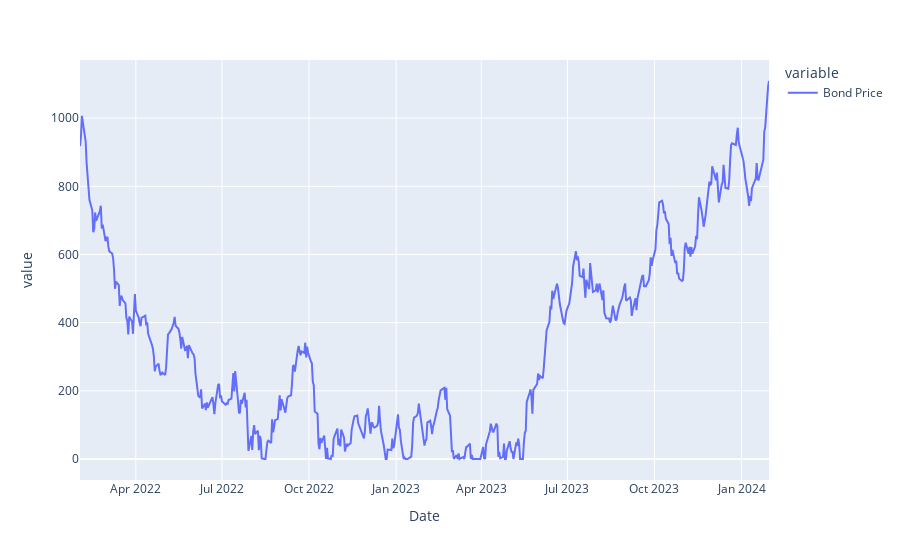

This figure's notebook cell:
### Code cell
# Simulate the bond price with an ideal seed: 1167

seeds = [865, 1002, 1008, 1002, 1008, 1131, 1167, 1172, 1931]
np.random.seed(seeds[0])

N = df_bond.shape[0]
exponent = 0.00000005

bond_diffs = df_bond["Bond Smooth Cummulative Payouts"].diff().fillna(0)
bond_std = np.std(df_bond["Bond Smooth Cummulative Payouts"]) / 3.0
bond_mean = np.mean(df_bond["Bond Smooth Cummulative Payouts"])
bond_influence = 0.3

stock_diffs = df_raw["Equity Risk"].diff().fillna(0)
stock_std = np.std(df_raw["Equity Risk"]) / 3.0
stock_mean = np.mean(df_raw["Equity Risk"])
stock_influence = 0.3


def decay_factor(date):
    days_to_maturity = (MATURITY_DATE - date).days
    decay = np.exp(-exponent * days_to_maturity)  # Exponential decay factor
    return decay

def growth_factor(date):
    days_to_maturity = (MATURITY_DATE - date).days
    growth = np.exp(exponent * days_to_maturity)  # Exponential growth factor
    return growth


bond_prices = []
prev_move = bond_purchase_price
for i in range(N):
    
    date = df_bond["Date"].iloc[i]
    decay = decay_factor(date)
    stock_random = np.random.normal(0, stock_std)
    stock_change = stock_diffs[i]
    stock_random_change = (stock_change + stock_random) * stock_influence * decay 

    growth = growth_factor(date)
    bond_random = np.random.normal(0, bond_std)
    bond_change = bond_diffs[i]
    bond_random_change = (bond_change + bond_random) * bond_influence * growth

    simulated_price = max(stock_random_change + bond_random_change + prev_move, 0.01)

    prev_move = simulated_price
    bond_prices.append(simulated_price)

df_raw["Bond Price"] = bond_prices
df_raw["Bond Price Normalized"] = df_raw["Bond Price"] / df_raw["Bond Price"].mean()
px.line(df_raw, x="Date", y=["Bond Price"])

### Figure 1 — Plotly figure (JSON) as saved in the notebook; plotly's stock layout.template omitted (floating-point values rounded to 4 significant figures; data arrays with more than 128 entries replaced by an {"elided": "..."} marker saying what was removed)
{"data": [{"hovertemplate": "variable=Bond Price<br>Date=%{x}<br>value=%{y}<extra></extra>", "legendgroup": "Bond Price", "line": {"color": "#636efa", "dash": "solid"}, "marker": {"symbol": "circle"}, "mode": "lines", "name": "Bond Price", "orientation": "v", "showlegend": true, "type": "scatter", "x": {"elided": "501 str values"}, "xaxis": "x", "y": {"elided": "501 float values"}, "yaxis": "y"}], "layout": {"autosize": true, "legend": {"title": {"text": "variable"}, "tracegroupgap": 0}, "margin": {"t": 60}, "xaxis": {"anchor": "y", "autorange": true, "domain": [0, 1], "range": ["2022-02-01", "2024-01-30"], "title": {"text": "Date"}, "type": "date"}, "yaxis": {"anchor": "x", "autorange": true, "domain": [0, 1], "range": [-61.59, 1170.0], "title": {"text": "value"}, "type": "linear"}}}
